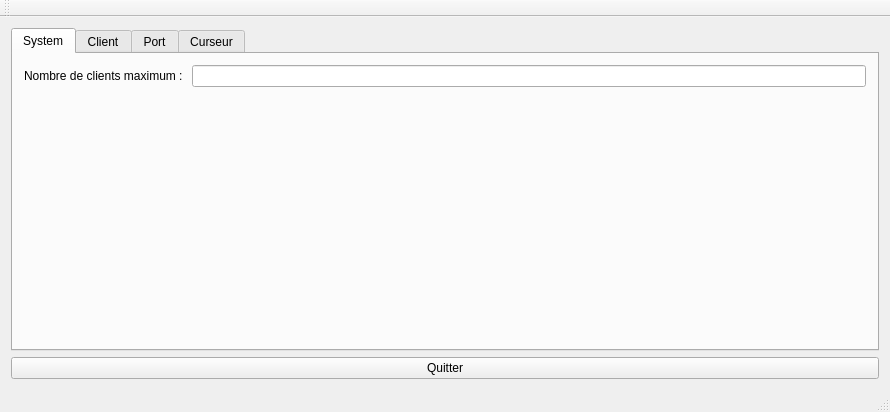
<?xml version="1.0" encoding="UTF-8"?>
<ui version="4.0">
 <class>MainWindow</class>
 <widget class="QMainWindow" name="MainWindow">
  <property name="geometry">
   <rect>
    <x>0</x>
    <y>0</y>
    <width>890</width>
    <height>412</height>
   </rect>
  </property>
  <property name="windowTitle">
   <string>Curseur Midi</string>
  </property>
  <widget class="QWidget" name="centralWidget">
   <layout class="QVBoxLayout" name="verticalLayout">
    <item>
     <widget class="QTabWidget" name="ongletsPrincipaux">
      <property name="tabPosition">
       <enum>QTabWidget::North</enum>
      </property>
      <property name="currentIndex">
       <number>0</number>
      </property>
      <widget class="QWidget" name="systemTab">
       <attribute name="title">
        <string>System</string>
       </attribute>
       <layout class="QFormLayout" name="formLayout">
        <item row="0" column="0">
         <widget class="QLabel" name="maxClientsLabel">
          <property name="text">
           <string>Nombre de clients maximum : </string>
          </property>
         </widget>
        </item>
        <item row="0" column="1">
         <widget class="QLineEdit" name="maxClientsLineEdit"/>
        </item>
       </layout>
      </widget>
      <widget class="QWidget" name="clientTab">
       <attribute name="title">
        <string>Client</string>
       </attribute>
       <layout class="QVBoxLayout" name="verticalLayout_2">
        <item>
         <layout class="QGridLayout" name="gridLayout">
          <item row="0" column="1">
           <widget class="QPushButton" name="openClientButton">
            <property name="text">
             <string>Open Client</string>
            </property>
           </widget>
          </item>
          <item row="0" column="3">
           <widget class="QPushButton" name="closeClientButton">
            <property name="enabled">
             <bool>false</bool>
            </property>
            <property name="text">
             <string>Close Client</string>
            </property>
           </widget>
          </item>
          <item row="2" column="3">
           <widget class="QLineEdit" name="clientNameLineEdit">
            <property name="text">
             <string>*** Sans nom ***</string>
            </property>
            <property name="alignment">
             <set>Qt::AlignCenter</set>
            </property>
           </widget>
          </item>
          <item row="1" column="1">
           <widget class="QLabel" name="clientNumberLabel">
            <property name="text">
             <string>Numéro du client : </string>
            </property>
           </widget>
          </item>
          <item row="1" column="3">
           <widget class="QLineEdit" name="clientNumberLineEdit">
            <property name="text">
             <string>Closed!!!</string>
            </property>
            <property name="alignment">
             <set>Qt::AlignCenter</set>
            </property>
           </widget>
          </item>
          <item row="0" column="0">
           <spacer name="horizontalSpacer">
            <property name="orientation">
             <enum>Qt::Horizontal</enum>
            </property>
            <property name="sizeHint" stdset="0">
             <size>
              <width>40</width>
              <height>20</height>
             </size>
            </property>
           </spacer>
          </item>
          <item row="2" column="1">
           <widget class="QLabel" name="clientNameLabel">
            <property name="text">
             <string>Nom du client : </string>
            </property>
           </widget>
          </item>
          <item row="0" column="4">
           <spacer name="horizontalSpacer_2">
            <property name="orientation">
             <enum>Qt::Horizontal</enum>
            </property>
            <property name="sizeHint" stdset="0">
             <size>
              <width>40</width>
              <height>20</height>
             </size>
            </property>
           </spacer>
          </item>
         </layout>
        </item>
       </layout>
      </widget>
      <widget class="QWidget" name="portTab">
       <attribute name="title">
        <string>Port</string>
       </attribute>
       <layout class="QVBoxLayout" name="verticalLayout_3">
        <item>
         <layout class="QHBoxLayout" name="portsLayout">
          <item>
           <layout class="QVBoxLayout" name="inputPortLayout">
            <item>
             <widget class="QLabel" name="inputPortLabel">
              <property name="text">
               <string>Entrée</string>
              </property>
              <property name="alignment">
               <set>Qt::AlignCenter</set>
              </property>
             </widget>
            </item>
            <item>
             <layout class="QHBoxLayout" name="numberInputPortLayout">
              <item>
               <widget class="QLabel" name="numberInputPortLabel">
                <property name="text">
                 <string>Nombre d'entrée : </string>
                </property>
               </widget>
              </item>
              <item>
               <widget class="QLineEdit" name="numberInputPortLineEdit">
                <property name="alignment">
                 <set>Qt::AlignCenter</set>
                </property>
               </widget>
              </item>
             </layout>
            </item>
            <item>
             <widget class="QComboBox" name="inputPortComboBox"/>
            </item>
            <item>
             <layout class="QHBoxLayout" name="buttonsInputPortLayout">
              <item>
               <widget class="QPushButton" name="createInputPortButton">
                <property name="text">
                 <string>Créer un nouveau port d'entrée</string>
                </property>
               </widget>
              </item>
              <item>
               <widget class="QPushButton" name="killInputPortButton">
                <property name="text">
                 <string>Supprimer le port sélectionnée</string>
                </property>
               </widget>
              </item>
             </layout>
            </item>
           </layout>
          </item>
          <item>
           <widget class="Line" name="line">
            <property name="orientation">
             <enum>Qt::Vertical</enum>
            </property>
           </widget>
          </item>
          <item>
           <layout class="QVBoxLayout" name="outputPortLayout">
            <item>
             <widget class="QLabel" name="outputPortLabel">
              <property name="text">
               <string>Sortie</string>
              </property>
              <property name="alignment">
               <set>Qt::AlignCenter</set>
              </property>
             </widget>
            </item>
            <item>
             <layout class="QHBoxLayout" name="numberOutputPortLayout">
              <item>
               <widget class="QLabel" name="numberOutputPortLabel">
                <property name="text">
                 <string>Nombre de sortie : </string>
                </property>
               </widget>
              </item>
              <item>
               <widget class="QLineEdit" name="numberOutputPortLineEdit">
                <property name="alignment">
                 <set>Qt::AlignCenter</set>
                </property>
               </widget>
              </item>
             </layout>
            </item>
            <item>
             <widget class="QComboBox" name="outputPortComboBox"/>
            </item>
            <item>
             <layout class="QHBoxLayout" name="horizontalLayout_5">
              <item>
               <widget class="QPushButton" name="pushButton">
                <property name="text">
                 <string>Créer un nouveau port de sortie</string>
                </property>
               </widget>
              </item>
              <item>
               <widget class="QPushButton" name="pushButton_2">
                <property name="text">
                 <string>Supprimer le port sélectionné</string>
                </property>
               </widget>
              </item>
             </layout>
            </item>
           </layout>
          </item>
         </layout>
        </item>
       </layout>
      </widget>
      <widget class="QWidget" name="curseurTab">
       <attribute name="title">
        <string>Curseur</string>
       </attribute>
       <layout class="QVBoxLayout" name="verticalLayout_4">
        <item>
         <widget class="QLCDNumber" name="lcdNumber">
          <property name="lineWidth">
           <number>1</number>
          </property>
          <property name="smallDecimalPoint">
           <bool>true</bool>
          </property>
          <property name="digitCount">
           <number>3</number>
          </property>
         </widget>
        </item>
        <item>
         <layout class="QHBoxLayout" name="horizontalLayout_2">
          <item>
           <spacer name="horizontalSpacer_3">
            <property name="orientation">
             <enum>Qt::Horizontal</enum>
            </property>
            <property name="sizeHint" stdset="0">
             <size>
              <width>40</width>
              <height>20</height>
             </size>
            </property>
           </spacer>
          </item>
          <item>
           <widget class="QSlider" name="curseur">
            <property name="maximum">
             <number>127</number>
            </property>
            <property name="orientation">
             <enum>Qt::Vertical</enum>
            </property>
            <property name="tickPosition">
             <enum>QSlider::TicksBothSides</enum>
            </property>
            <property name="tickInterval">
             <number>10</number>
            </property>
           </widget>
          </item>
          <item>
           <spacer name="horizontalSpacer_4">
            <property name="orientation">
             <enum>Qt::Horizontal</enum>
            </property>
            <property name="sizeHint" stdset="0">
             <size>
              <width>40</width>
              <height>20</height>
             </size>
            </property>
           </spacer>
          </item>
         </layout>
        </item>
       </layout>
      </widget>
     </widget>
    </item>
    <item>
     <layout class="QHBoxLayout" name="horizontalLayout_3">
      <item>
       <widget class="QPushButton" name="quitButton">
        <property name="text">
         <string>Quitter</string>
        </property>
       </widget>
      </item>
     </layout>
    </item>
   </layout>
  </widget>
  <widget class="QMenuBar" name="menuBar">
   <property name="geometry">
    <rect>
     <x>0</x>
     <y>0</y>
     <width>890</width>
     <height>19</height>
    </rect>
   </property>
  </widget>
  <widget class="QToolBar" name="mainToolBar">
   <attribute name="toolBarArea">
    <enum>TopToolBarArea</enum>
   </attribute>
   <attribute name="toolBarBreak">
    <bool>false</bool>
   </attribute>
  </widget>
  <widget class="QStatusBar" name="statusBar"/>
 </widget>
 <layoutdefault spacing="6" margin="11"/>
 <resources/>
 <connections>
  <connection>
   <sender>curseur</sender>
   <signal>valueChanged(int)</signal>
   <receiver>lcdNumber</receiver>
   <slot>display(int)</slot>
   <hints>
    <hint type="sourcelabel">
     <x>457</x>
     <y>272</y>
    </hint>
    <hint type="destinationlabel">
     <x>340</x>
     <y>101</y>
    </hint>
   </hints>
  </connection>
 </connections>
</ui>
